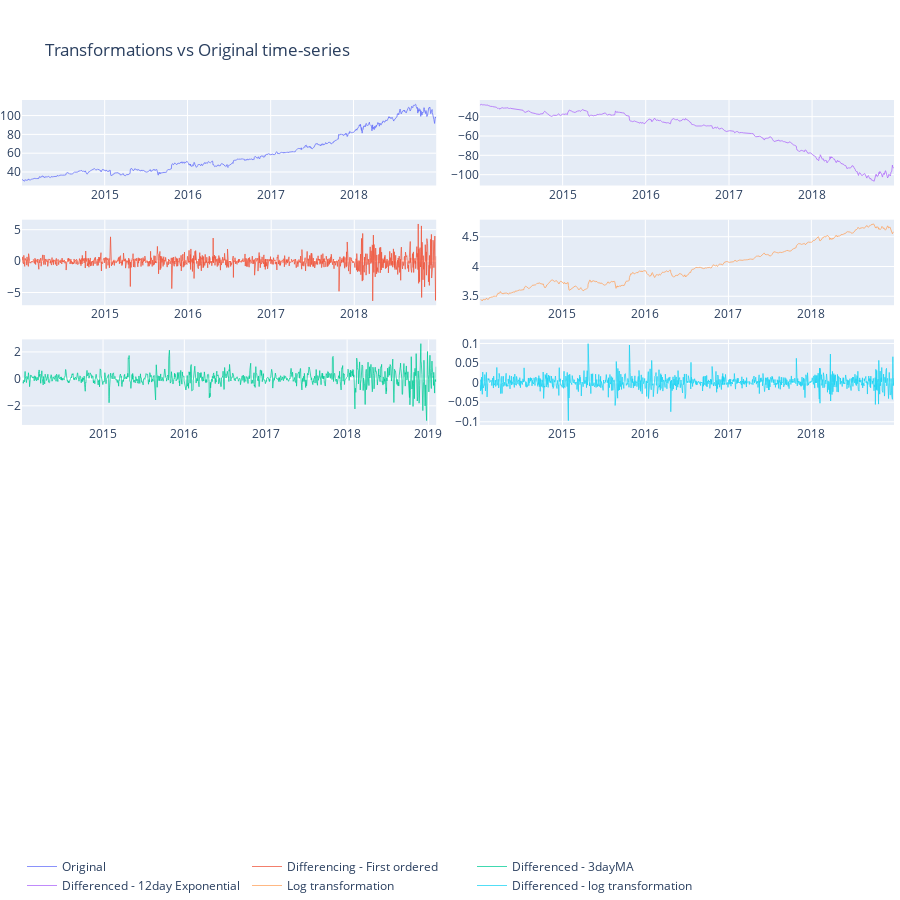

The code cell stored with this chart in its notebook:
### Code cell
# Plot all transformations
fig2 = make_subplots(rows=6, cols=2, horizontal_spacing = 0.05)

fig2.append_trace(
    go.Scatter(x=full_msft_df.index, 
               y=train,
               mode='lines',
               line=dict(width = 0.75),
               name="Original"),row = 1,col = 1
    )

fig2.append_trace( go.Scatter(x=full_msft_df.index,
                             y=train_first_diff,
                             mode='lines',line=dict(width = 0.75),
               name="Differencing - First ordered "),row = 2,col = 1
)

fig2.append_trace(
    go.Scatter(x=full_msft_df.index, 
               y=diff_ma_3d,
               mode='lines',
               line=dict(width = 0.75),
               name="Differenced - 3dayMA"),row=3,col=1
    )

fig2.append_trace(
    go.Scatter(x=full_msft_df.index, 
               y=ewma_12d_logtrain_diff_nonan,
               mode='lines',
               line=dict(width = 0.75),
               name="Differenced - 12day Exponential"),row=1,col=2
    )

fig2.append_trace(
    go.Scatter(x=full_msft_df.index, 
               y=log_ewma_,
               mode='lines',
               line=dict(width = 0.75),
               name="Log transformation"),row=2,col=2
    )

fig2.append_trace( go.Scatter(x=full_msft_df.index,
                             y=log_train_diff,
                             mode='lines',line=dict(width = 0.75),
               name="Differenced - log transformation"),row = 3,col = 2
)

fig2.update_layout(height=900, width=900, 
                   margin = {'l':0,'b':0,'r':0},
                   title_text="Transformations vs Original time-series",
                   title_xanchor='left', 
                   title_yanchor='middle', legend_orientation='h')

fig2.show()
# Write plot to html file
pio.write_html(fig2, file='img/transformations.html',auto_open=False)

### Figure 1 — Plotly figure (JSON) as saved in the notebook; plotly's stock layout.template omitted (floating-point values rounded to 4 significant figures; data arrays with more than 128 entries replaced by an {"elided": "..."} marker saying what was removed)
{"data": [{"line": {"width": 0.75}, "mode": "lines", "name": "Original", "type": "scatter", "x": {"elided": "1507 str values"}, "xaxis": "x", "y": {"elided": "1257 float values"}, "yaxis": "y"}, {"line": {"width": 0.75}, "mode": "lines", "name": "Differencing - First ordered ", "type": "scatter", "x": {"elided": "1507 str values"}, "xaxis": "x3", "y": {"elided": "1255 float values"}, "yaxis": "y3"}, {"line": {"width": 0.75}, "mode": "lines", "name": "Differenced - 3dayMA", "type": "scatter", "x": {"elided": "1507 str values"}, "xaxis": "x5", "y": {"elided": "1281 float values"}, "yaxis": "y5"}, {"line": {"width": 0.75}, "mode": "lines", "name": "Differenced - 12day Exponential", "type": "scatter", "x": {"elided": "1507 str values"}, "xaxis": "x2", "y": {"elided": "1255 float values"}, "yaxis": "y2"}, {"line": {"width": 0.75}, "mode": "lines", "name": "Log transformation", "type": "scatter", "x": {"elided": "1507 str values"}, "xaxis": "x4", "y": {"elided": "1257 float values"}, "yaxis": "y4"}, {"line": {"width": 0.75}, "mode": "lines", "name": "Differenced - log transformation", "type": "scatter", "x": {"elided": "1507 str values"}, "xaxis": "x6", "y": {"elided": "1257 float values"}, "yaxis": "y6"}], "layout": {"height": 900, "legend": {"orientation": "h"}, "margin": {"b": 0, "l": 0, "r": 0}, "title": {"text": "Transformations vs Original time-series", "xanchor": "left", "yanchor": "middle"}, "width": 900, "xaxis": {"anchor": "y", "domain": [0, 0.475]}, "xaxis10": {"anchor": "y10", "domain": [0.525, 1]}, "xaxis11": {"anchor": "y11", "domain": [0, 0.475]}, "xaxis12": {"anchor": "y12", "domain": [0.525, 1]}, "xaxis2": {"anchor": "y2", "domain": [0.525, 1]}, "xaxis3": {"anchor": "y3", "domain": [0, 0.475]}, "xaxis4": {"anchor": "y4", "domain": [0.525, 1]}, "xaxis5": {"anchor": "y5", "domain": [0, 0.475]}, "xaxis6": {"anchor": "y6", "domain": [0.525, 1]}, "xaxis7": {"anchor": "y7", "domain": [0, 0.475]}, "xaxis8": {"anchor": "y8", "domain": [0.525, 1]}, "xaxis9": {"anchor": "y9", "domain": [0, 0.475]}, "yaxis": {"anchor": "x", "domain": [0.875, 1]}, "yaxis10": {"anchor": "x10", "domain": [0.175, 0.3]}, "yaxis11": {"anchor": "x11", "domain": [0, 0.125]}, "yaxis12": {"anchor": "x12", "domain": [0, 0.125]}, "yaxis2": {"anchor": "x2", "domain": [0.875, 1]}, "yaxis3": {"anchor": "x3", "domain": [0.7, 0.825]}, "yaxis4": {"anchor": "x4", "domain": [0.7, 0.825]}, "yaxis5": {"anchor": "x5", "domain": [0.525, 0.65]}, "yaxis6": {"anchor": "x6", "domain": [0.525, 0.65]}, "yaxis7": {"anchor": "x7", "domain": [0.35, 0.475]}, "yaxis8": {"anchor": "x8", "domain": [0.35, 0.475]}, "yaxis9": {"anchor": "x9", "domain": [0.175, 0.3]}}}
